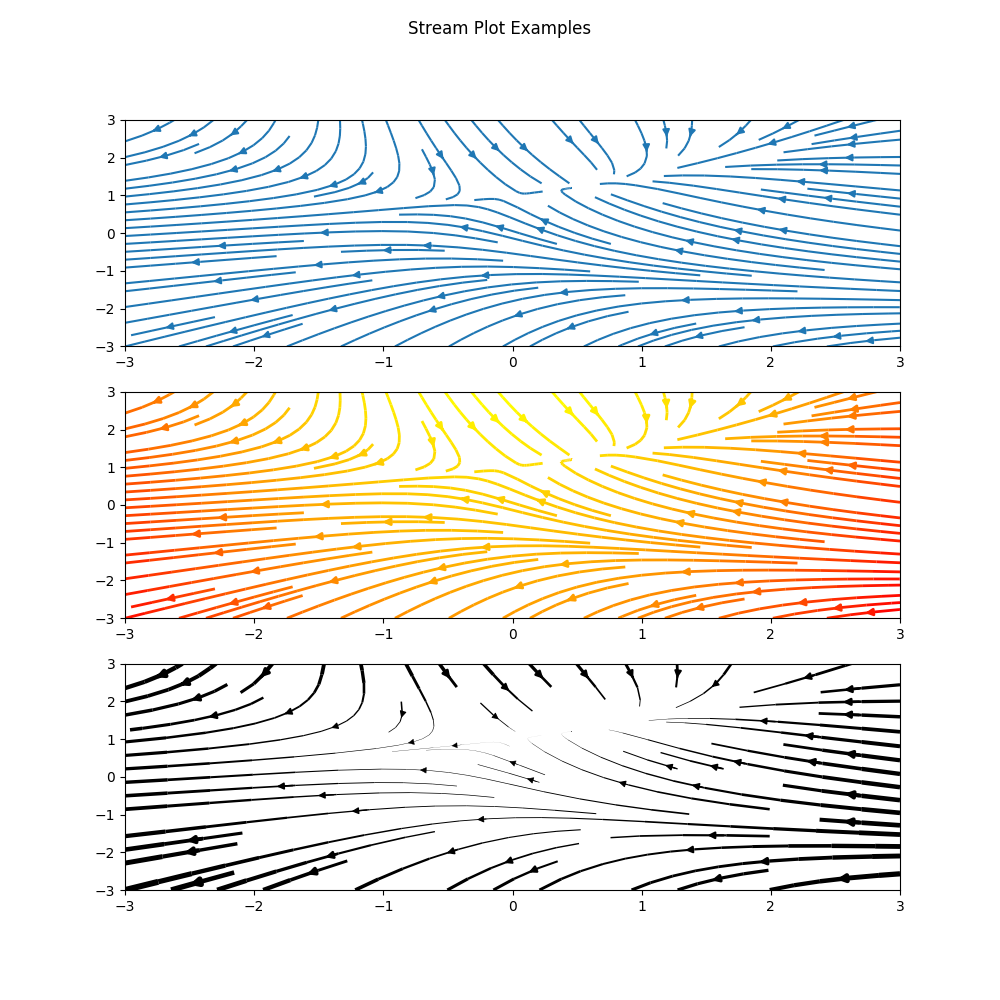

This figure's Julia source:
# pyplot_streamplot.jl
#
#	Demonstrate Stream Plots
#
# gizmaa (https://gist.github.com/gizmaa/7214002)
# Julia 0.6.0
# Created: 10.10.17
# Last Edit: 10.10.17

using PyPlot

# http://matplotlib.org/examples/images_contours_and_fields/streamplot_demo_features.html

###################
##  Create Data  ##
###################
minval = -3
maxval = 3
steps = 100
X = repmat(linspace(minval,maxval,steps)',steps)
Y = repmat(linspace(minval,maxval,steps),1,steps)
U = -1 - X.^2 + Y
V = 1 + X - Y.^2
speed = sqrt.(U.^2 + V.^2)

####################
##  Stream Plots  ##
####################
fig = figure("pyplot_streamplot",figsize=(10,10))
subplot(311)
streamplot(X,Y,U,V)

subplot(312)
streamplot(X,Y,U,V,color=U,linewidth=2,cmap=PyPlot.cm[:autumn])

subplot(313)
lw = 5 * speed / maximum(speed) # Line Widths
streamplot(X,Y,U,V,density=0.6,color="k",linewidth=lw)

suptitle("Stream Plot Examples")
